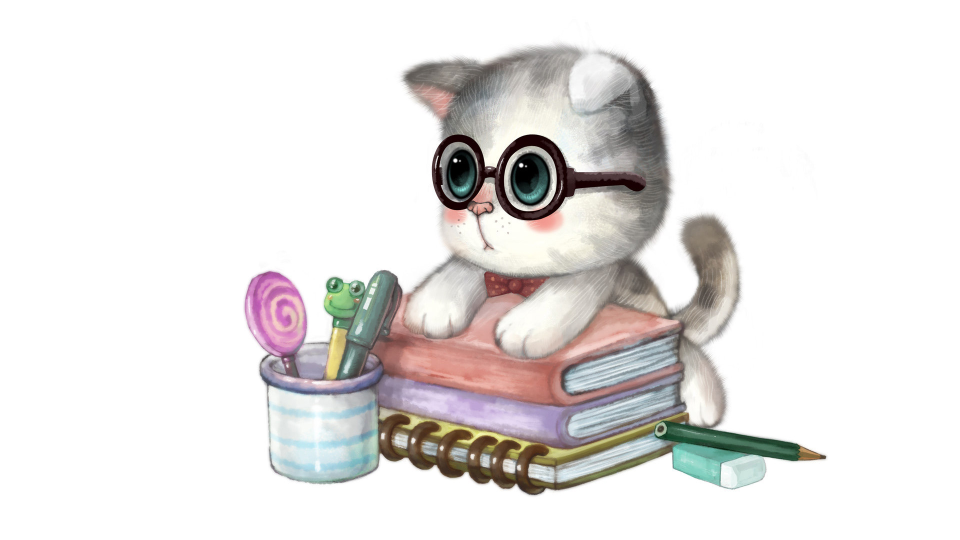
//> input picture opencv_cpp/1.jpg, 1920 x 1080 px (shown at 1/2 size)
$ ./图像高级融合_mask   (built with g++ and OpenCV 4)
//> lines starting //> are read from the running program, lines starting //| are printed output that depends on the picture; after the words box and inside, x2 and y2 are one past the last pixel; in counts of white or black regions, pixels touching at a corner belong together; pictures that were not available may be replaced by others from this repository, and a replacement may not be noted
#include<opencv2/opencv.hpp>
using namespace cv;

void main() {
	Mat img = imread("E:\\Visual Studio 2010\\Projects\\opencv\\opencv\\1.jpg");
//> img is the input picture: 1080 rows x 1920 cols, CV_8UC3; mean B, G, R 226.6, 227.8, 230.3
	Mat logo = imread("E:\\Visual Studio 2010\\Projects\\opencv\\opencv\\6.jpg");
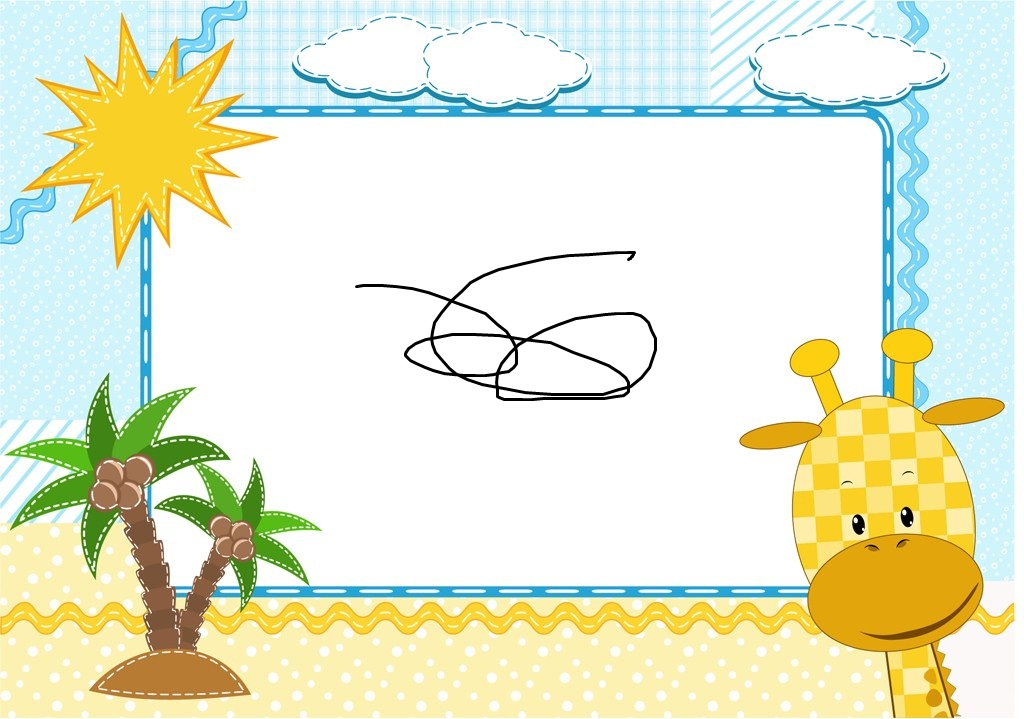
//> input picture opencv_cpp/0.jpg, 1024 x 719 px, given in place of 6.jpg, which was not available
//> logo is the input picture: 719 rows x 1024 cols, CV_8UC3; mean B, G, R 208.1, 234.1, 230.2
	Mat mask = imread("E:\\Visual Studio 2010\\Projects\\opencv\\opencv\\6.jpg", 0);//以灰度图的形式读入
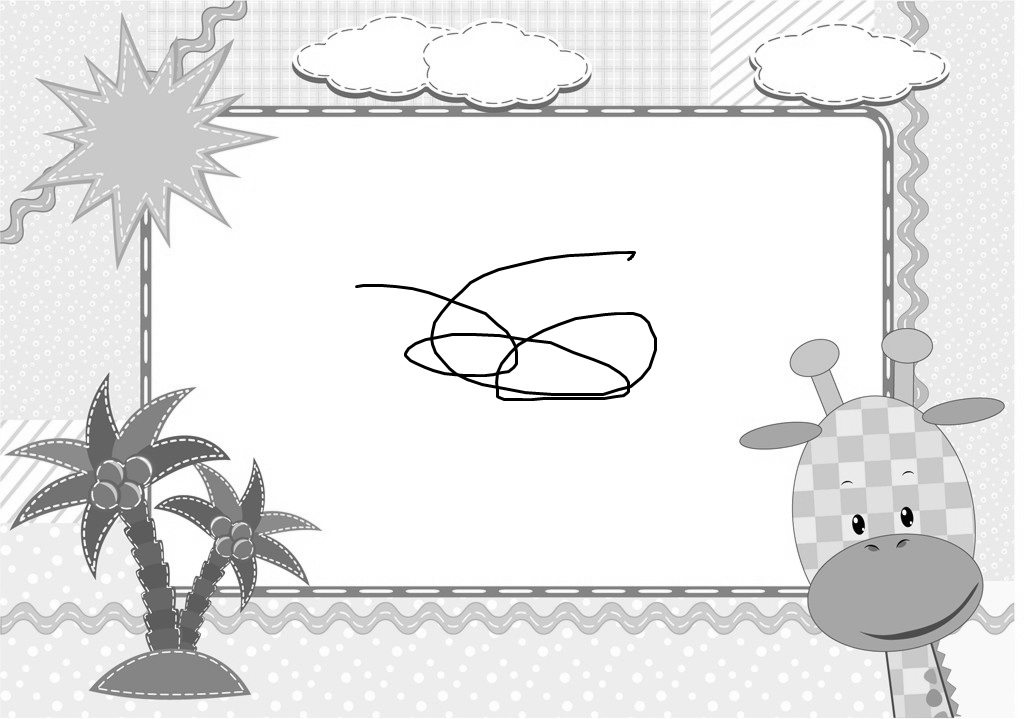
//> mask: 719 rows x 1024 cols, CV_8UC1; min 0, max 255, mean 230.1
	bitwise_not(mask, mask);//图像取反，白色背景变黑
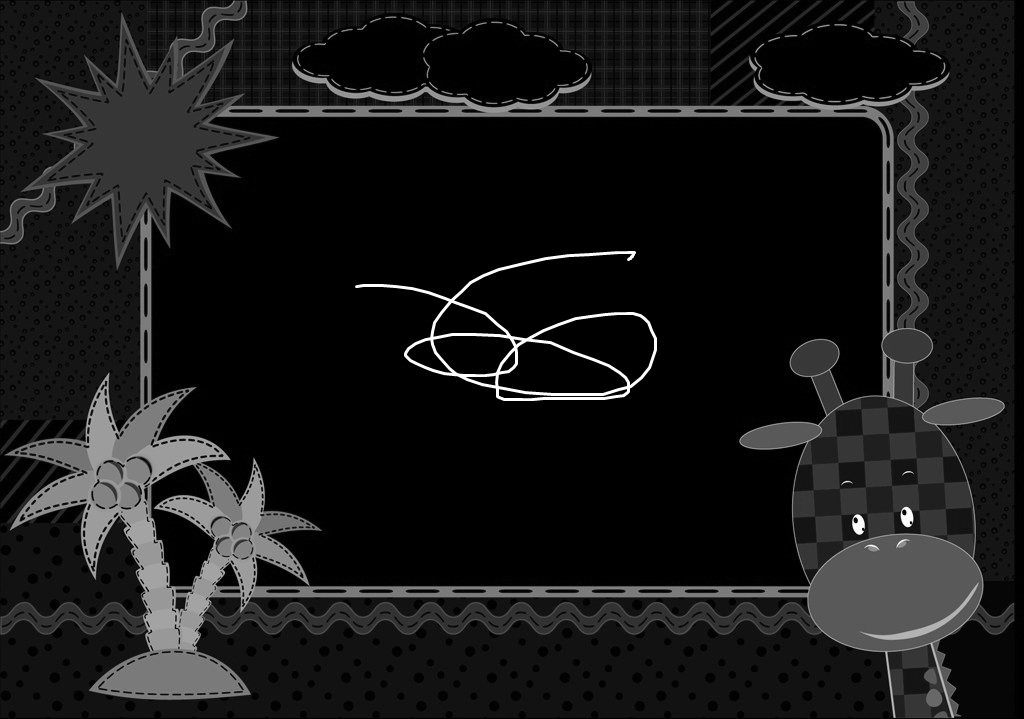
//> mask: 719 rows x 1024 cols, CV_8UC1; min 0, max 255, mean 24.9
	imshow("mask", mask);
	threshold(mask, mask, 50, 255, THRESH_BINARY);//二值化，50这个取值是经过调试后选择的，若取值为100则左下角的标志会消失
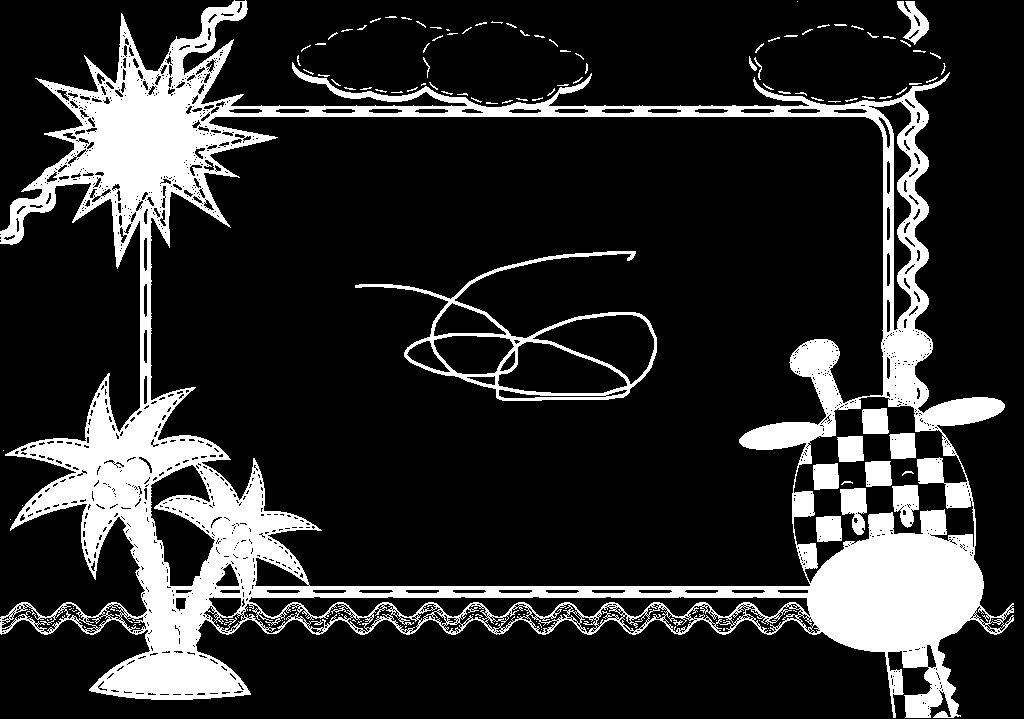
//> mask: 719 rows x 1024 cols, CV_8UC1; 17.9% white; 135 white regions (93 under 20 px), largest, box (x1, y1, x2, y2) and area: (0, 0, 1014, 718) 119289, (355, 251, 657, 401) 4873, (840, 488, 867, 535) 838
	imshow("threshold", mask);

	Mat ROI = img(Rect(20, 20, logo.cols, logo.rows));//x,y,w,h    xy坐标，宽度，高度
	logo.copyTo(ROI, mask);//logo复制到ROI上面
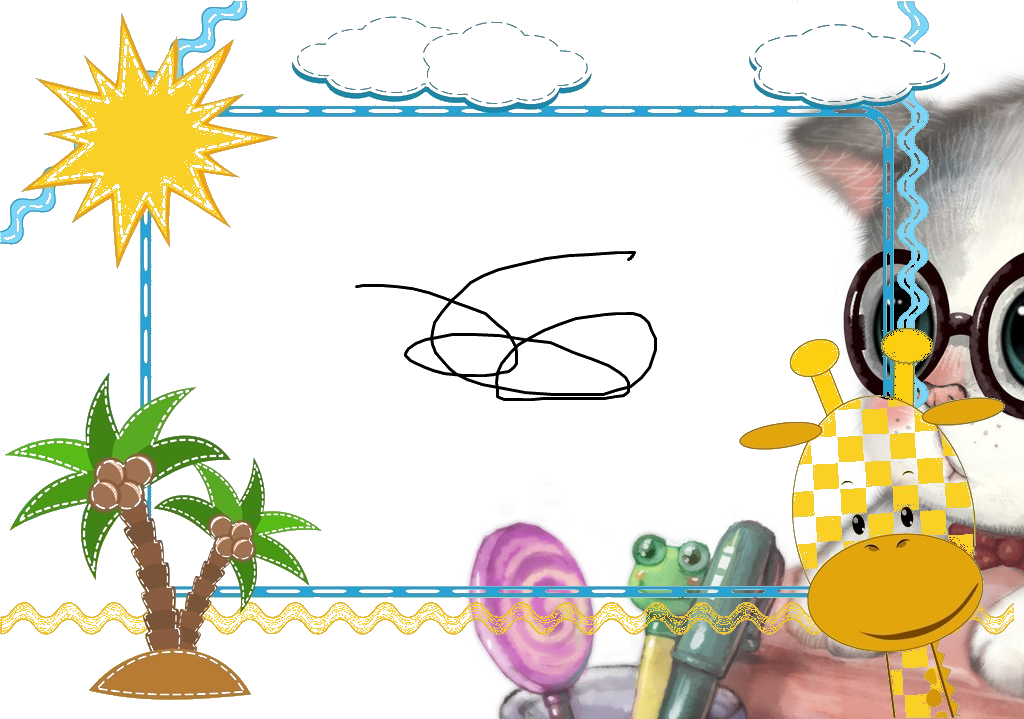
//> ROI: 719 rows x 1024 cols, CV_8UC3; mean B, G, R 204.2, 220.5, 224
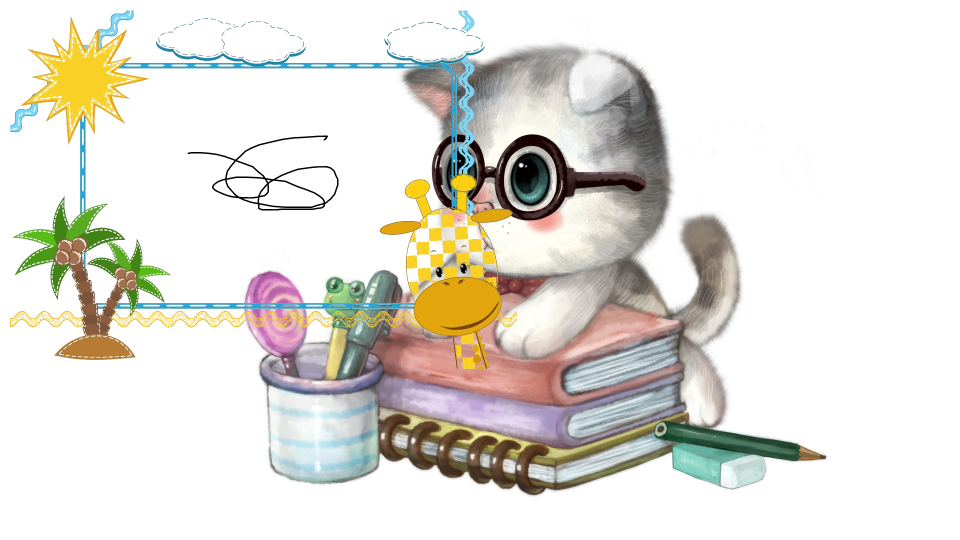
//> img: 1080 rows x 1920 cols, CV_8UC3 (shown at 1/2 size); 6.36% of pixels changed, all inside (x1, y1, x2, y2) = (20, 20, 1034, 738)

	imshow("img", img);
	waitKey(0);
}
